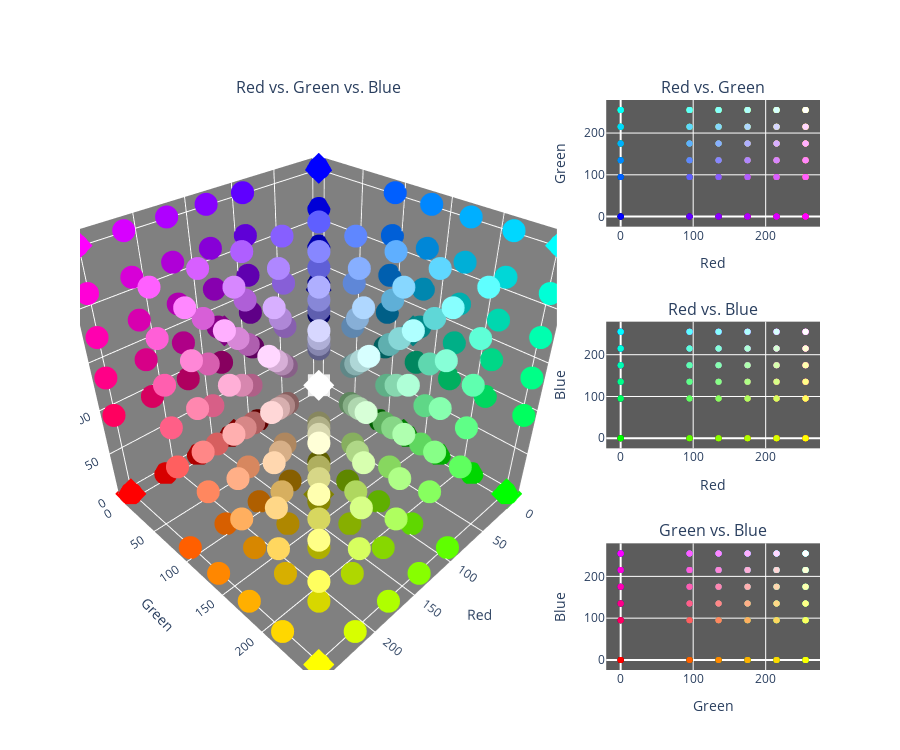

Notebook code cell kept with this figure:
### Markdown cell above
After the first 16 colors, there is an array of 216 colors that are explicitly mapped to a 6x6x6 (6<sup>3</sup>) cube, followed by an array of 24 shades of greys, blacks, and whites. The colors are non-uniformly distributed in a 3D space plotted against their RGB color values, with higher RGB color values being more uniformly distributed than lower color values.

### Code cell
import plotly.graph_objects as go
from plotly.subplots import make_subplots
import json
import pandas as pd

data = []
with open('./color_data/256colors.json') as colors:
    d = json.load(colors)
    for i in d:
        row = [i["colorId"], i["hexString"]] + list(i["rgb"].values()) \
               + list([f"rgb({i['rgb']['r']},{i['rgb']['g']},{i['rgb']['b']})"])
        data.append(row)

df_216 = pd.DataFrame([row[1:] for row in data if row[0] > 15 and row[0] < 232], columns=["Hex", "Red", "Green", "Blue", "RGB"])
df_grey = pd.DataFrame([row[1:] for row in data if row[0] > 231], columns=["Hex", "Red", "Green", "Blue", "RGB"])
df_4bit = pd.DataFrame([row[1:] for row in data if row[0] < 16], columns=["Hex", "Red", "Green", "Blue", "RGB"])

fig = make_subplots(
    rows=3, cols=3,    
    specs=[
        [{'type': 'scatter3d', "rowspan": 3, "colspan": 2}, None, {'type': 'scatter'}],
        [None, None, {'type': 'scatter'}],
        [None, None, {'type': 'scatter'}],
    ],
    subplot_titles=("Red vs. Green vs. Blue", "Red vs. Green", "Red vs. Blue", "Green vs. Blue")    
)

scene = {
    "xaxis": {
        "title": "Red",
        "backgroundcolor": "rgb(128, 128, 128)",
        "gridcolor": "white",
        "showbackground": True,
        "zerolinecolor": "white"
    },
    "yaxis": {
        "title": "Green",
        "backgroundcolor": "rgb(128, 128, 128)",
        "gridcolor": "white",
        "showbackground": True,
        "zerolinecolor": "white"
    },
    "zaxis": {
        "title": "Blue",
        "backgroundcolor": "rgb(128, 128, 128)",
        "gridcolor": "white",
        "showbackground": True,
        "zerolinecolor": "white"
    },
}

sp3d = go.Scatter3d(name="216 Color Palette", showlegend=False, x=df_216["Red"], y=df_216["Green"], z=df_216["Blue"], mode='markers', marker=dict(color=df_216["RGB"]))
fig.add_trace(sp3d, row=1, col=1)
sp3d = go.Scatter3d(name="24 Gray Palette", showlegend=False, marker_symbol="square", x=df_grey["Red"], y=df_grey["Green"], z=df_grey["Blue"], mode='markers', marker=dict(color=df_grey["RGB"]))
fig.add_trace(sp3d, row=1, col=1)
sp3d = go.Scatter3d(name="4-bit Color Palette", showlegend=False, marker_symbol="diamond", x=df_4bit["Red"], y=df_4bit["Green"], z=df_4bit["Blue"], mode='markers', marker=dict(color=df_4bit["RGB"]))
fig.add_trace(sp3d, row=1, col=1)

rg2d = go.Scatter(name="rvg", showlegend=False, x=df_216["Red"], y=df_216["Green"], mode='markers', marker=dict(color=df_216["RGB"]))
fig.add_trace(rg2d, row=1, col=3)
rb2d = go.Scatter(name="rvb", showlegend=False, x=df_216["Red"], y=df_216["Blue"], mode='markers', marker=dict(color=df_216["RGB"]))
fig.add_trace(rb2d, row=2, col=3)
bg2d = go.Scatter(name="gvb", showlegend=False, x=df_216["Green"], y=df_216["Blue"], mode='markers', marker=dict(color=df_216["RGB"]))
fig.add_trace(bg2d, row=3, col=3)

fig.update_layout(scene=scene, height=750, plot_bgcolor='rgb(92,92,92)')
fig.update_xaxes(title_text="Red", row=1, col=3)
fig.update_yaxes(title_text="Green", row=1, col=3)
fig.update_xaxes(title_text="Red", row=2, col=3)
fig.update_yaxes(title_text="Blue", row=2, col=3)
fig.update_xaxes(title_text="Green", row=3, col=3)
fig.update_yaxes(title_text="Blue", row=3, col=3)


fig.show()

### Figure 1 — Plotly figure (JSON) as saved in the notebook; plotly's stock layout.template omitted (floating-point values rounded to 4 significant figures; data arrays with more than 128 entries replaced by an {"elided": "..."} marker saying what was removed)
{"data": [{"marker": {"color": {"elided": "216 str values"}}, "mode": "markers", "name": "216 Color Palette", "scene": "scene", "showlegend": false, "type": "scatter3d", "x": {"elided": "216 int values"}, "y": {"elided": "216 int values"}, "z": {"elided": "216 int values"}}, {"marker": {"color": ["rgb(8,8,8)", "rgb(18,18,18)", "rgb(28,28,28)", "rgb(38,38,38)", "rgb(48,48,48)", "rgb(58,58,58)", "rgb(68,68,68)", "rgb(78,78,78)", "rgb(88,88,88)", "rgb(98,98,98)", "rgb(108,108,108)", "rgb(118,118,118)", "rgb(128,128,128)", "rgb(138,138,138)", "rgb(148,148,148)", "rgb(158,158,158)", "rgb(168,168,168)", "rgb(178,178,178)", "rgb(188,188,188)", "rgb(198,198,198)", "rgb(208,208,208)", "rgb(218,218,218)", "rgb(228,228,228)", "rgb(238,238,238)"], "symbol": "square"}, "mode": "markers", "name": "24 Gray Palette", "scene": "scene", "showlegend": false, "type": "scatter3d", "x": [8, 18, 28, 38, 48, 58, 68, 78, 88, 98, 108, 118, 128, 138, 148, 158, 168, 178, 188, 198, 208, 218, 228, 238], "y": [8, 18, 28, 38, 48, 58, 68, 78, 88, 98, 108, 118, 128, 138, 148, 158, 168, 178, 188, 198, 208, 218, 228, 238], "z": [8, 18, 28, 38, 48, 58, 68, 78, 88, 98, 108, 118, 128, 138, 148, 158, 168, 178, 188, 198, 208, 218, 228, 238]}, {"marker": {"color": ["rgb(0,0,0)", "rgb(128,0,0)", "rgb(0,128,0)", "rgb(128,128,0)", "rgb(0,0,128)", "rgb(128,0,128)", "rgb(0,128,128)", "rgb(192,192,192)", "rgb(128,128,128)", "rgb(255,0,0)", "rgb(0,255,0)", "rgb(255,255,0)", "rgb(0,0,255)", "rgb(255,0,255)", "rgb(0,255,255)", "rgb(255,255,255)"], "symbol": "diamond"}, "mode": "markers", "name": "4-bit Color Palette", "scene": "scene", "showlegend": false, "type": "scatter3d", "x": [0, 128, 0, 128, 0, 128, 0, 192, 128, 255, 0, 255, 0, 255, 0, 255], "y": [0, 0, 128, 128, 0, 0, 128, 192, 128, 0, 255, 255, 0, 0, 255, 255], "z": [0, 0, 0, 0, 128, 128, 128, 192, 128, 0, 0, 0, 255, 255, 255, 255]}, {"marker": {"color": {"elided": "216 str values"}}, "mode": "markers", "name": "rvg", "showlegend": false, "type": "scatter", "x": {"elided": "216 int values"}, "xaxis": "x", "y": {"elided": "216 int values"}, "yaxis": "y"}, {"marker": {"color": {"elided": "216 str values"}}, "mode": "markers", "name": "rvb", "showlegend": false, "type": "scatter", "x": {"elided": "216 int values"}, "xaxis": "x2", "y": {"elided": "216 int values"}, "yaxis": "y2"}, {"marker": {"color": {"elided": "216 str values"}}, "mode": "markers", "name": "gvb", "showlegend": false, "type": "scatter", "x": {"elided": "216 int values"}, "xaxis": "x3", "y": {"elided": "216 int values"}, "yaxis": "y3"}], "layout": {"annotations": [{"font": {"size": 16}, "showarrow": false, "text": "Red vs. Green vs. Blue", "x": 0.3222, "xanchor": "center", "xref": "paper", "y": 1, "yanchor": "bottom", "yref": "paper"}, {"font": {"size": 16}, "showarrow": false, "text": "Red vs. Green", "x": 0.8556, "xanchor": "center", "xref": "paper", "y": 1, "yanchor": "bottom", "yref": "paper"}, {"font": {"size": 16}, "showarrow": false, "text": "Red vs. Blue", "x": 0.8556, "xanchor": "center", "xref": "paper", "y": 0.6111, "yanchor": "bottom", "yref": "paper"}, {"font": {"size": 16}, "showarrow": false, "text": "Green vs. Blue", "x": 0.8556, "xanchor": "center", "xref": "paper", "y": 0.2222, "yanchor": "bottom", "yref": "paper"}], "height": 750, "plot_bgcolor": "rgb(92,92,92)", "scene": {"domain": {"x": [0, 0.6444], "y": [0, 1]}, "xaxis": {"backgroundcolor": "rgb(128, 128, 128)", "gridcolor": "white", "showbackground": true, "title": {"text": "Red"}, "zerolinecolor": "white"}, "yaxis": {"backgroundcolor": "rgb(128, 128, 128)", "gridcolor": "white", "showbackground": true, "title": {"text": "Green"}, "zerolinecolor": "white"}, "zaxis": {"backgroundcolor": "rgb(128, 128, 128)", "gridcolor": "white", "showbackground": true, "title": {"text": "Blue"}, "zerolinecolor": "white"}}, "xaxis": {"anchor": "y", "domain": [0.7111, 1], "title": {"text": "Red"}}, "xaxis2": {"anchor": "y2", "domain": [0.7111, 1], "title": {"text": "Red"}}, "xaxis3": {"anchor": "y3", "domain": [0.7111, 1], "title": {"text": "Green"}}, "yaxis": {"anchor": "x", "domain": [0.7778, 1], "title": {"text": "Green"}}, "yaxis2": {"anchor": "x2", "domain": [0.3889, 0.6111], "title": {"text": "Blue"}}, "yaxis3": {"anchor": "x3", "domain": [0, 0.2222], "title": {"text": "Blue"}}}}
